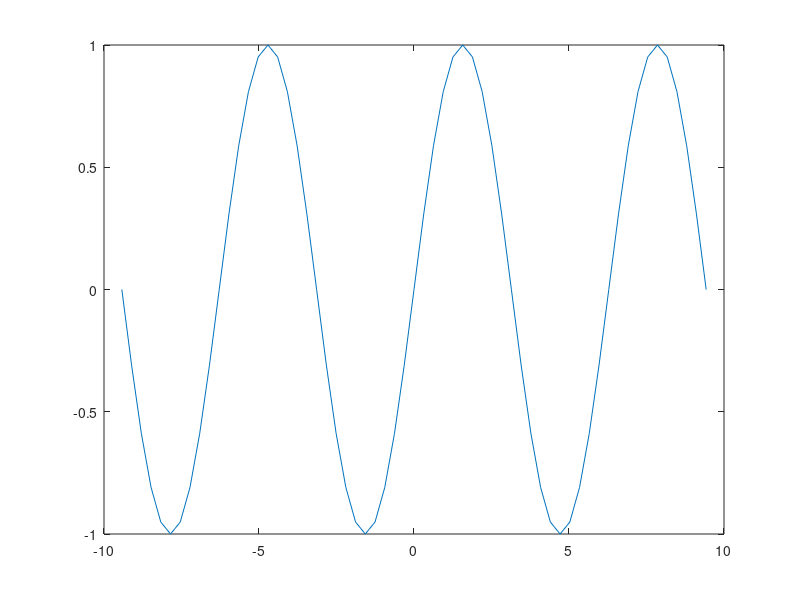

MATLAB code for this plot: (Note: this script raises an error after producing the figure.)
%% test2template.txt
%% Define the trivial plot.. 
x = -3*pi:pi/10:3*pi;
y1 = sin(x);
y2 = cos(x);

%% complete the plot..
    %% figure with tag 1
gHand_1 = plot(x, y1);
tag = 1;
setting_figure(gHand_1, tag);
hold on;

    %% figure with tag 2
gHand_2 = plot(x, y2);
tag = 2;
setting_figure(gHand_2, tag);
hold off;

%% event handler..
%%% your code in second part of test1.m.
inputans='n';
while inputans=='n'
    event = waitforbuttonpress;
    if event==0
            linewidth=get(gco,'linewidth');
            linestyle=get(gco,'linestyle');
            fprintf('The LineWidth is %d and the LineStyle is %s\n',linewidth,linestyle);
    end
    inputans = input('finish ?','s');
    if inputans=='n'
        fprintf('then click the line ~~\n');
    end
end
%% It's time to show your hack..
function setting_figure(gHand, tag)
    %%.. your code in first part of test1.m.
    if tag==1
        set(gHand, 'linewidth', 5);    
        set(gHand, 'linestyle', ':');
        set(gHand, 'Color', 'y');
    elseif tag==2       
        set(gHand, 'linewidth', 3);   
        set(gHand, 'linestyle', '--');
        set(gHand, 'Color', 'g');
    end
end